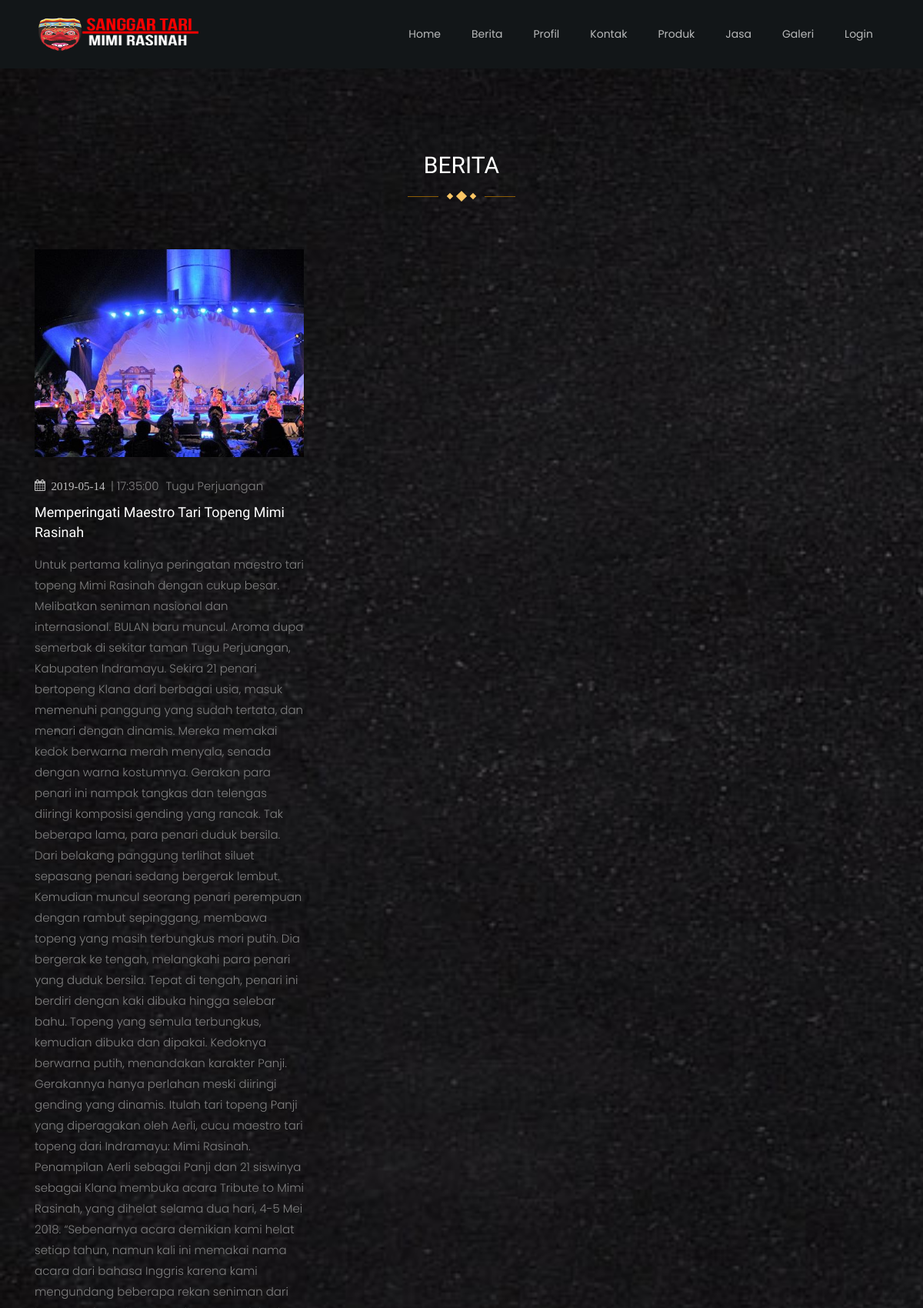
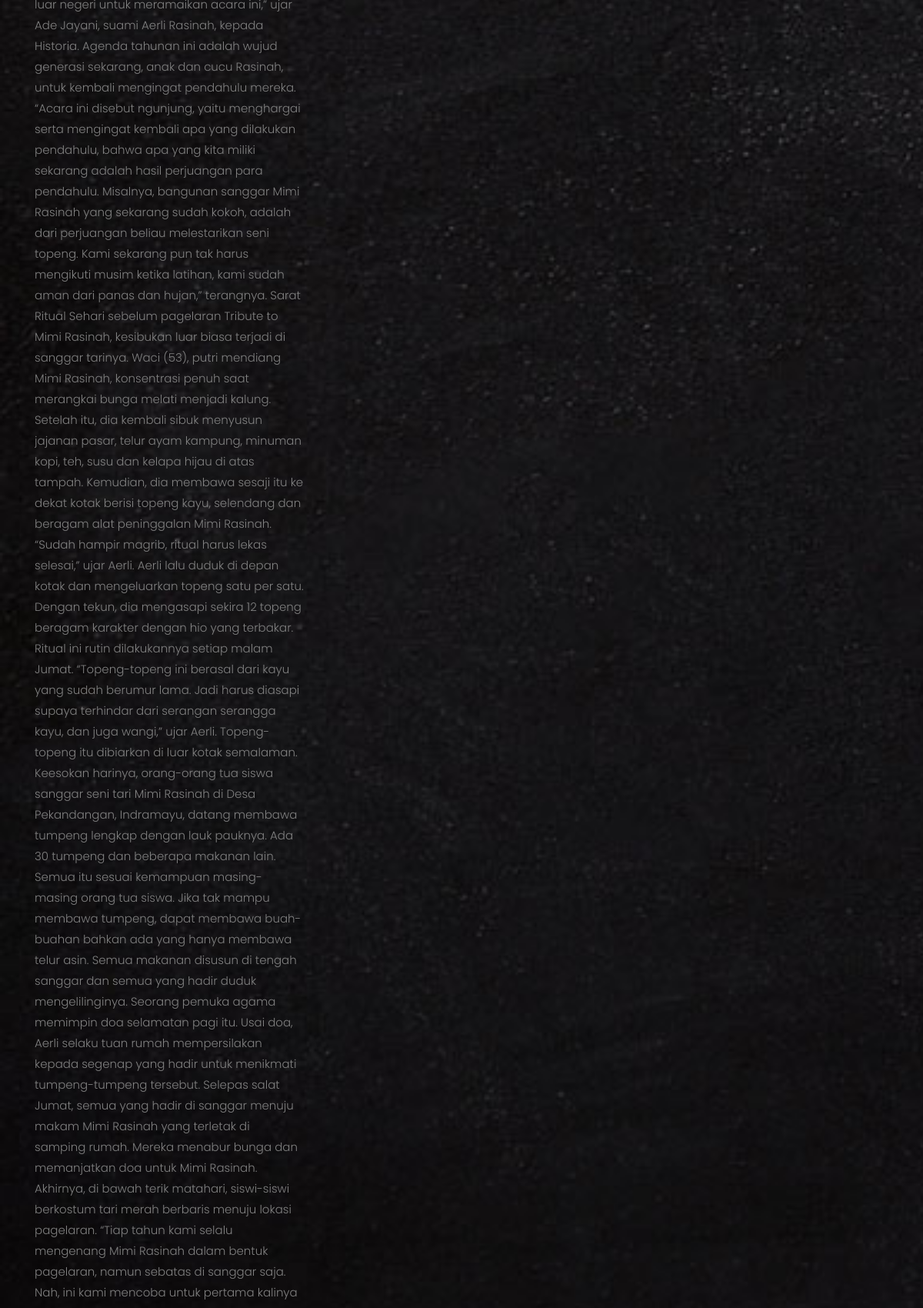
/mimirasinah/index.php/home/berita (upper part), run on the app's committed database (2 pictures, top to bottom).
### tables this page shows
CREATE TABLE `agenda` (
  `id_agenda` int(11) NOT NULL,
  `judul_agenda` varchar(255) NOT NULL,
  `isi_agenda` varchar(5000) NOT NULL,
  `tempat_agenda` varchar(255) NOT NULL,
  `tgl_agenda` date NOT NULL,
  `waktu_agenda` time NOT NULL,
  `foto_agenda` varchar(255) NOT NULL,
  `tglinput_agenda` date NOT NULL
);

### mimirasinah/application/controllers/Home.php (called while the page is built, shortened)
<?php
class Home extends CI_Controller {
	function __construct()
    {
		$this->load->model('Agenda_model');
		$this->load->model('User_model');
        $this->load->library('form_validation');
    }
	public function berita(){
		$data = array("container" => "user/berita", "footer" => "user/footer", "nav" => "user/nav");
		$this->load->view("user/template", $data);
	}
}

### mimirasinah/index.php (called while the page is built, shortened)
<?php
require_once BASEPATH.'core/CodeIgniter.php';

### mimirasinah/application/views/user/berita.php (the view)
<section class="ftco-section">
    <div class="container">
      <div class="row justify-content-center mb-5 pb-3">
        <div class="col-md-7 heading-section ftco-animate text-center">
          <h2 class="mb-4">Berita</h2>
          <p class="flip"><span class="deg1"></span><span class="deg2"></span><span class="deg3"></span></p>
        </div>
      </div>
      <div class="row d-flex">
      <?php
        $hasil3= $this->db->query("SELECT * from agenda");
        foreach($hasil3->result() as $agenda){
      ?>
        <div class="col-md-4 d-flex ftco-animate">
        	<div class="blog-entry align-self-stretch">
            <a href="<?php echo site_url('home/bacaberita/'.$agenda->id_agenda) ?>" class="block-20" style="background-image: url('<?php echo base_url(); ?>user/agenda/<?php echo $agenda->foto_agenda ?>');">
            </a>
            <div class="text py-4 d-block">
            	<div class="meta">
                <div><a><span class="icon-calendar"> <?php echo $agenda->tgl_agenda ?> </span>| <?php echo $agenda->waktu_agenda ?> </a></div>
                <div><a><?php echo $agenda->tempat_agenda ?></a></div>
              </div>
              <h3 class="heading mt-2"><a href="#"><?php echo $agenda->judul_agenda ?></a></h3>
              <p><?php echo $agenda->isi_agenda ?></p>
            </div>
          </div>
        </div>
        <?php
           }
        ?>
    </div>
  </section>

### mimirasinah/user/css/icomoon.css (style rules this page uses)
[class^="icon-"], [class*=" icon-"] { font-family: 'icomoon' !important; speak: none; font-style: normal; font-weight: normal; font-variant: normal; text-transform: none; line-height: 1; -webkit-font-smoothing: antialiased; -moz-osx-font-smoothing: grayscale; }
.icon-calendar:before { content: "\f073"; }

### data on the page
agenda: foto_agenda (picture), tgl_agenda "2019-05-14", waktu_agenda "17:35:00", tempat_agenda "Tugu Perjuangan", judul_agenda "Memperingati Maestro Tari Topeng Mimi Rasinah"
